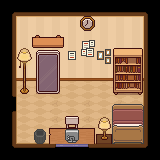

The image is a tile-based game level rendered from a .tmx file. Its description and complete source (layers, tilesets, objects, tile grids) follow:
An orthogonal 10x10 tile map with 16x16 px tiles, 5 tile layers (Floor, Door, Walls, Furniture, ...), 6 tilesets and 10 objects.

<map version="1.10" tiledversion="1.11.2" orientation="orthogonal" renderorder="right-down" width="10" height="10" tilewidth="16" tileheight="16" infinite="0" nextlayerid="16" nextobjectid="12">
 <tileset firstgid="1" name="TopDownHouse_FloorsAndWalls" tilewidth="16" tileheight="16" tilecount="162" columns="18">
  <image source="Top-Down_Retro_Interior/TopDownHouse_FloorsAndWalls.png" width="288" height="144" />
 </tileset>
 <tileset firstgid="163" name="TopDownHouse_FurnitureState2" tilewidth="16" tileheight="16" tilecount="234" columns="13">
  <image source="Top-Down_Retro_Interior/TopDownHouse_FurnitureState2.png" width="208" height="288" />
 </tileset>
 <tileset firstgid="397" name="TopDownHouse_FurnitureState1" tilewidth="16" tileheight="16" tilecount="234" columns="13">
  <image source="Top-Down_Retro_Interior/TopDownHouse_FurnitureState1.png" width="208" height="288" />
 </tileset>
 <tileset firstgid="631" name="TopDownHouse_SmallItems" tilewidth="16" tileheight="16" tilecount="64" columns="8">
  <image source="Top-Down_Retro_Interior/TopDownHouse_SmallItems.png" width="128" height="128" />
 </tileset>
 <tileset firstgid="695" name="interactables1" tilewidth="16" tileheight="16" tilecount="4" columns="4">
  <image source="interactables1.png" width="64" height="16" />
 </tileset>
 <tileset firstgid="699" name="vectoraith_tileset_interior_essentials_MAIN_ATLAS" tilewidth="16" tileheight="16" tilecount="7488" columns="72">
  <image source="Interior Tileset Pack - Essentials/16x16/vectoraith_tileset_interior_essentials_MAIN_ATLAS.png" width="1152" height="1664" />
 </tileset>
 <layer id="1" name="Floor" width="10" height="10">
  <data encoding="csv">
0,0,0,0,0,0,0,0,0,0,
0,0,0,0,0,0,0,0,0,0,
0,0,0,0,0,0,0,0,0,0,
0,0,0,0,0,0,0,0,0,0,
0,0,0,0,0,0,0,0,0,0,
0,96,97,98,97,98,97,98,99,0,
0,114,115,116,115,116,115,116,117,0,
0,114,115,116,115,116,115,116,117,0,
0,132,133,134,133,134,133,134,135,0,
0,0,0,0,0,0,0,0,0,0
</data>
 </layer>
 <layer id="12" name="Door" width="10" height="10">
  <properties>
   <property name="door" type="bool" value="true" />
  </properties>
  <data encoding="csv">
0,0,0,0,0,0,0,0,0,0,
0,0,0,0,0,0,0,0,0,0,
0,0,0,0,0,0,0,0,0,0,
0,0,0,0,0,0,0,0,0,0,
0,0,0,0,0,0,0,0,0,0,
0,0,0,0,0,0,0,0,0,0,
109,0,0,0,0,0,0,0,0,0,
0,0,0,0,0,0,0,0,0,0,
0,0,0,0,0,0,0,0,0,0,
0,0,0,0,0,0,0,0,0,0
</data>
 </layer>
 <layer id="9" name="Walls" width="10" height="10">
  <properties>
   <property name="wall" type="bool" value="true" />
  </properties>
  <data encoding="csv">
1,17,17,17,17,17,17,17,17,18,
127,28,29,30,29,30,29,30,31,144,
127,46,47,48,47,48,47,48,49,144,
127,64,65,66,65,66,65,66,67,144,
127,82,83,84,83,84,83,84,85,144,
127,0,0,0,0,0,0,0,0,144,
0,0,0,0,0,0,0,0,0,144,
127,0,0,0,0,0,0,0,0,144,
127,0,0,0,0,0,0,0,0,144,
145,161,161,150,152,153,149,149,161,162
</data>
 </layer>
 <layer id="10" name="Furniture" width="10" height="10">
  <data encoding="csv">
0,0,0,0,0,0,0,0,0,0,
0,0,0,0,0,644,0,0,0,0,
0,0,600,602,0,0,0,0,0,0,
0,260,495,496,0,0,0,451,453,0,
0,273,508,509,0,0,0,464,466,0,
0,286,521,522,0,0,0,477,479,0,
0,0,0,0,0,0,0,4457,4458,0,
0,0,0,0,402,0,0,4529,4530,0,
0,0,0,423,424,425,166,4601,4602,0,
0,0,0,0,0,0,0,0,0,0
</data>
 </layer>
 <layer id="11" name="Furniture2" width="10" height="10">
  <data encoding="csv">
0,0,0,0,0,0,0,0,0,0,
0,0,0,0,0,0,0,0,0,0,
0,0,0,0,0,3802,0,0,0,0,
0,0,0,0,3871,3874,3945,0,0,0,
0,0,0,0,0,0,0,0,0,0,
0,0,0,0,0,0,0,0,0,0,
0,0,0,0,0,0,0,4457,4458,0,
0,0,0,0,0,0,371,4529,4530,0,
0,0,4626,0,7366,0,384,4601,4602,0,
0,0,0,0,0,0,0,0,0,0
</data>
 </layer>
 <objectgroup id="14" name="Spawn" />
 <objectgroup id="15" name="Objects">
  <object id="1" gid="695" x="41.2503" y="116.787" width="16" height="16">
   <properties>
    <property name="itemType" value="open_box" />
   </properties>
  </object>
  <object id="3" gid="697" x="17.5603" y="111.799" width="16" height="16">
   <properties>
    <property name="itemType" value="books" />
   </properties>
  </object>
  <object id="4" gid="697" x="19.4306" y="140.477" width="16" height="16">
   <properties>
    <property name="itemType" value="books" />
   </properties>
  </object>
  <object id="5" gid="697" x="71.4863" y="113.358" width="16" height="16">
   <properties>
    <property name="itemType" value="books" />
   </properties>
  </object>
  <object id="6" gid="697" x="63.3817" y="90.6034" width="16" height="16">
   <properties>
    <property name="itemType" value="books" />
   </properties>
  </object>
  <object id="7" gid="697" x="48.4197" y="141.101" width="16" height="16">
   <properties>
    <property name="itemType" value="books" />
   </properties>
  </object>
  <object id="8" gid="697" x="94.2408" y="113.358" width="16" height="16">
   <properties>
    <property name="itemType" value="books" />
   </properties>
  </object>
  <object id="9" gid="696" x="124.166" y="123.022" width="16" height="16">
   <properties>
    <property name="itemType" value="tape" />
   </properties>
  </object>
  <object id="10" gid="697" x="79.5908" y="140.789" width="16" height="16">
   <properties>
    <property name="itemType" value="books" />
   </properties>
  </object>
  <object id="11" gid="697" x="84.8899" y="93.0962" width="16" height="16">
   <properties>
    <property name="itemType" value="books" />
   </properties>
  </object>
 </objectgroup>
</map>
